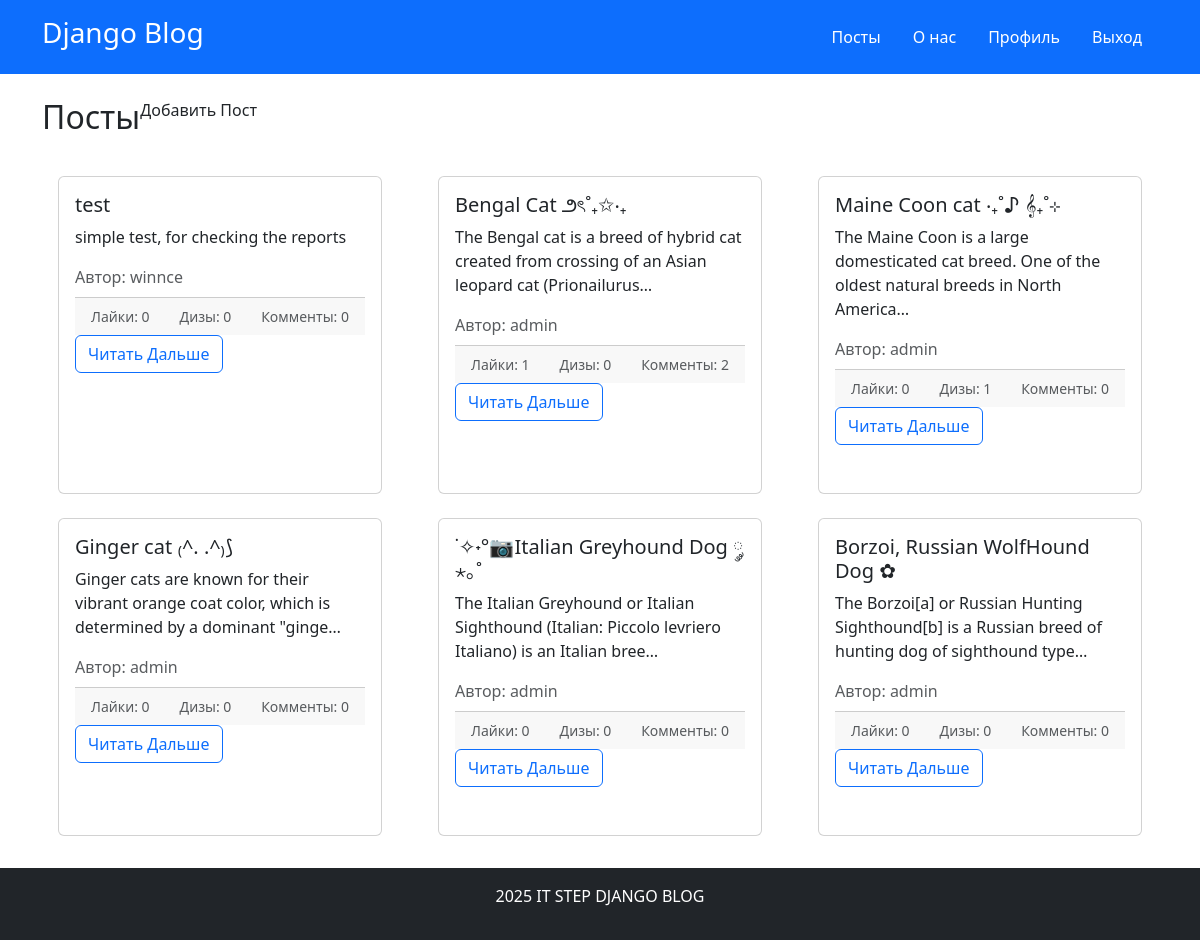
Screenshot of / (signed in) with the database file from the repository.
### app/models.py (models this page shows, shortened)
class Post(models.Model):
    title = models.CharField(max_length=256, verbose_name="Название Поста")
    content = models.CharField(max_length=3000, verbose_name="Контент Поста")
    created_at = models.DateTimeField(auto_now_add=True, verbose_name="Дата Создания")
    author = models.ForeignKey(User, on_delete=models.CASCADE, verbose_name="Автор")
    def get_likes_count(self):
        return self.likes.count()   #likes взяли от related name
    def get_dislikes_count(self):
        return self.dislikes.count()
    def get_comments_count(self):
        return self.comments.count()
    def get_first_media(self):
        return self.media.order_by("created_at").first()
    class Meta:
        verbose_name_plural = "Посты"

### app/views.py (the view)
# urls.py: path("", IndexView.as_view(), name="index"), # Главная страица
class IndexView(ListView):
    model = Post
    template_name = "app/post_list.html"
    context_object_name = "posts"
    ordering = ["-created_at"] # по убыванию
    paginate_by = 30

### app/templates/app/post_list.html
{% extends 'base.html' %}
{% block main %}
<div class="container mt-4">
    <div class="d-flex justify-contrnt-between align-items mb-3">
        <h2>
            Посты
        </h2>
        <a href="{% url 'post-create' %}" class="btn btn-success nav-link">
            Добавить Пост
        </a>
    </div>
    <div class="row">
        {% for post in posts %}
        <div class="col-md-4 mb-4">
            {% include 'components/post_card.html' %}
        </div>
        {% empty %}
        <p>Постов пока что нет</p>
        {% endfor %}
    </div>
</div>
{% endblock main %}

### app/templates/components/post_card.html (shortened to what this page needs)
<div class="card mb-3 h-100 m-3">
    <div class="card-body">
        <h5 class="card-title">
            {{ post.title }}
        </h5>
        <p class="card-text">
            {{ post.content|truncatechars:100 }}
        </p>
        <p class="text-muted mb-2">
            Автор: {{ post.author.username }}
        </p>
        <div class="card-footer d-flex justify-content-between text-muted">
            <small>
                Лайки: {{ post.get_likes_count }}
            </small>
            <small>
                Дизы: {{ post.get_dislikes_count }}
            </small>
            <small>
                Комменты: {{ post.get_comments_count }}
            </small>
        </div>
        <a href="{% url 'post-detail' post.pk %}" class="btn btn-outline-primary">Читать Дальше</a>
    </div>
</div>

### rows the page displays
Post: title "test", content "simple test, for checking the reports", author.username "winnce", get_likes_count "0", get_dislikes_count "0", get_comments_count "0"
Post: title "Bengal Cat ౨ৎ˚₊✩‧₊", content "The Bengal cat is a breed of hybrid cat created from crossing of an Asian leopard cat (Prionailurus…", author.username "admin", get_likes_count "1", get_dislikes_count "0", get_comments_count "2"
Post: title "Maine Coon cat ‧₊˚♪ 𝄞₊˚⊹", content "The Maine Coon is a large domesticated cat breed. One of the oldest natural breeds in North America…", author.username "admin", get_likes_count "0", get_dislikes_count "1", get_comments_count "0"
Post: title "Ginger cat ₍^. .^₎⟆", content "Ginger cats are known for their vibrant orange coat color, which is determined by a dominant \"ginge…", author.username "admin", get_likes_count "0", get_dislikes_count "0", get_comments_count "0"
Post: title "˙✧˖°📷Italian Greyhound Dog ༘ ⋆｡˚", content "The Italian Greyhound or Italian Sighthound (Italian: Piccolo levriero Italiano) is an Italian bree…", author.username "admin", get_likes_count "0", get_dislikes_count "0", get_comments_count "0"
Post: title "Borzoi, Russian WolfHound Dog ✿", content "The Borzoi[a] or Russian Hunting Sighthound[b] is a Russian breed of hunting dog of sighthound type…", author.username "admin", get_likes_count "0", get_dislikes_count "0", get_comments_count "0"
